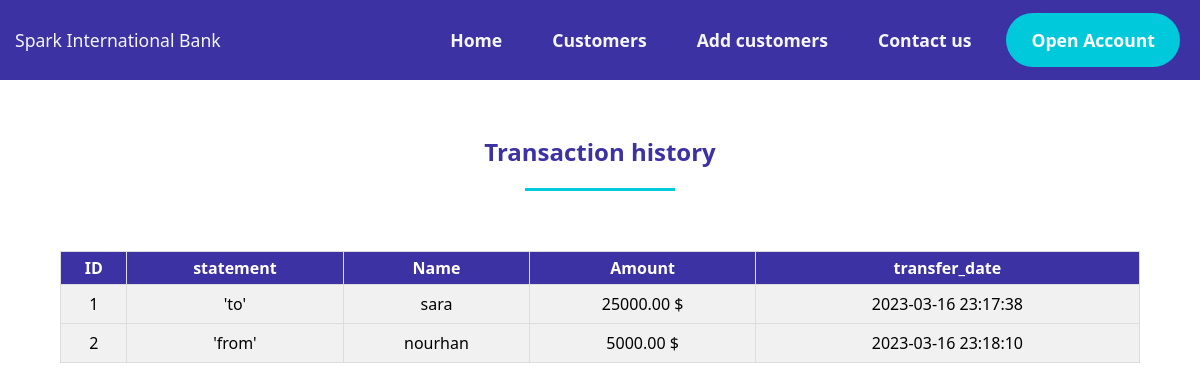
/Transaction-history.php?customerid=4, run on the app's committed database.
### tables this page shows
CREATE TABLE `transfers` (
  `id` int(20) UNSIGNED NOT NULL,
  `sender_name` varchar(64) NOT NULL,
  `receiver_name` varchar(64) NOT NULL,
  `transfer_amount` decimal(10,2) NOT NULL,
  `transfer_date` timestamp NOT NULL DEFAULT current_timestamp()
);

### config/Connection.php (called while the page is built, shortened)
<?php
class Connection
{
    private $hostName = "localhost";
    private $username = "root";
    private $password = "";
    private $dbName = "banking_system";
    public function __construct()
    {
        $this->con = new \mysqli($this->hostName, $this->username, $this->password, $this->dbName);
    }
}

### Database/Transfer.php (called while the page is built, shortened)
<?php
include_once 'config/Connection.php';
class Transfer extends Connection
{
    private $id, $sender_name, $receiver_name, $transfer_amount, $transfer_date;
    public function setSender_name($sender_name)
    {
        $this->sender_name = $sender_name;
        return $this;
    }
    public function setReceiver_name($receiver_name)
    {
        $this->receiver_name = $receiver_name;
        return $this;
    }
    public function getAllTransactionsById(): mysqli_result|false
    {
        $query = " SELECT * FROM `transfers` WHERE `sender_name`= ? OR `receiver_name`= ? ";
        $stmt = $this->con->prepare($query);
        $stmt->bind_param('ss', $this->sender_name, $this->receiver_name);
        $stmt->execute();
        return $stmt->get_result();
    }
}

### Database/Customer.php (called while the page is built, shortened)
<?php
include_once 'config/Connection.php';
class Customer extends Connection
{
    private $customer_id, $name, $email, $current_balance, $created_at;
    public function setCustomer_id($customer_id)
    {
        $this->customer_id = $customer_id;
        return $this;
    }
    public function getCustomerById(): mysqli_result|false
    {
        $query = "SELECT * FROM `customers` WHERE `customer_id` = ?";
        $stmt = $this->con->prepare($query);
        $stmt->bind_param('i', $this->customer_id);
        $stmt->execute();
        return $stmt->get_result();
    }
}

### Transaction-history.php (the view, shortened to what this page needs)
<?php
include_once __DIR__ . "\Database\Customer.php";
include_once __DIR__ . "\Database\Transfer.php";
$customerModel = new Customer;
$transferModel = new Transfer;
$customerModel->setCustomer_id($_GET['customerid']);
$customerModel->getCustomerById();
$customer =  $customerModel->getCustomerById();
if ($customer->num_rows == 1) {
    $customerInfo = $customer->fetch_object();
    $transferModel->setSender_name($customerInfo->name)->setReceiver_name($customerInfo->name);
    $transfers = $transferModel->getAllTransactionsById();
    if ($transfers->num_rows >= 1) {
        $transfers->fetch_all(MYSQLI_ASSOC);
    } else {
        $transfererror = "<div style='color: red; padding-top :25px ;font-size: 16px;'>No Transaction yet</div>";
    }
} else {
    $error = "<p> something went wrong</p>";
}
?>
<!DOCTYPE html>
<html lang="en">
<head>
    <link rel="stylesheet" href="css/show.css" type="text/css">
    <link rel="stylesheet" href="css/table.css" type="text/css">
</head>
<body>
    <section id="sec1">
        <section class="container">
            <nav class="navbar">
                <div>
                    <a href="#" class="link">Spark International Bank</a>
                </div>
                <ul>
                    <li class="nav-item"><a href="index.php" class="nav-link"> Home</a></li>
                    <li class="nav-item"><a href="show-customers.php" class="nav-link">Customers</a></li>
                    <li class="nav-item"><a href="Add.php" class="nav-link">Add customers</a></li>
                    <li class="nav-item"><a href="#" class="nav-link">Contact us</a></li>
                    <li class="nav-item"><a href="#" class="nav-link">Open Account</a></li>
                </ul>
            </nav>
        </section>
        <section class="sec-table">
            <h2>Transaction history</h2>
            <hr>
            <table>
                <thead>
                    <th>ID</th>
                    <th>statement</th>
                    <th>Name</th>
                    <th>Amount</th>
                    <th>transfer_date</th>
                </thead>
                <tbody>
                    <?php $id = 1; ?>
                    <?php foreach ($transfers as $transfer) { ?>
                        <tr>
                            <td><?= $id ?></td>
                            <?php
                            if ($customerInfo->name == $transfer['sender_name']) {
                                $statment = "<p>'to'</p>";
                            } elseif (($customerInfo->name !== $transfer['sender_name'])) {
                                $statment = "<p>'from'</p>";
                            }
                            ?>
                            <td><?= $statment ?? "" ?></td>
                            <?php
                            if ($customerInfo->name == $transfer['sender_name']) {
                                $name = "<p>{$transfer['receiver_name']}</p>";
                            } elseif (($customerInfo->name !== $transfer['sender_name'])) {
                                $name = "<p>{$transfer['sender_name']}</p>";
                            }
                            ?>
                            <td><?= $name ?></td>
                            <td><?= $transfer['transfer_amount'] ?> $</td>
                            <td><?= $transfer['transfer_date'] ?></td>
                        </tr>
                    <?php
                        $id++;
                    }
                    ?>
                </tbody>
            </table>
        </section>
</body>
</html>

### css/show.css (style rules this page uses)
* { margin: 0; padding: 0; box-sizing: border-box; outline: none; }
html { font-size: 16px; font-family: Segoe, "Segoe UI", "DejaVu Sans", "Trebuchet MS", Verdana, "sans-serif"; }
#sec1 { height: 100vh; margin-bottom: 50px; }
.container { margin-left: auto; margin-right: auto; }
.navbar { background-color: #3C32A3; display: flex; justify-content: space-between; align-items: center; height: 80px; font-size: 1.1rem; }
.link { color: #f4f6fb; text-decoration: none; padding: 10px 15px; }
.navbar ul { list-style-type: none; display: flex; font-weight: 600; }
.nav-item { margin-right: 20px; }
.nav-link { color: #f4f6fb; text-decoration: none; padding: 10px 15px; }
.nav-item:last-of-type a { background-color: #00c9db; color: #fff; padding: 15px 25px; border-radius: 30px; }

### css/table.css (style rules this page uses)
.sec-table { padding-top: 30px; text-align: center; margin: auto; }
.sec-table h2 { color: #3C32A3; padding-top: 25px; padding-bottom: 20px; text-align: center; margin: auto; }
.sec-table hr { display: block; width: 150px; margin-right: auto; margin-bottom: 3.75rem; margin-left: auto; height: 3px; background-color: #00c9db; border: none; }
table { border-collapse: collapse; width: 90%; background-color: #f1f1f1; margin: auto; }
td { padding: 8px; text-align: center; border: 1px solid #ddd; }
th { border: 1px solid #ddd; background-color: #3C32A3; color: #fff; padding: 5px; text-align: center; }

### data on the page
transfers: sender_name "'to'", receiver_name "sara", transfer_amount "25000.00", transfer_date "2023-03-16 23:17:38"
transfers: shows "'from'", sender_name "nourhan", transfer_amount "5000.00", transfer_date "2023-03-16 23:18:10"
